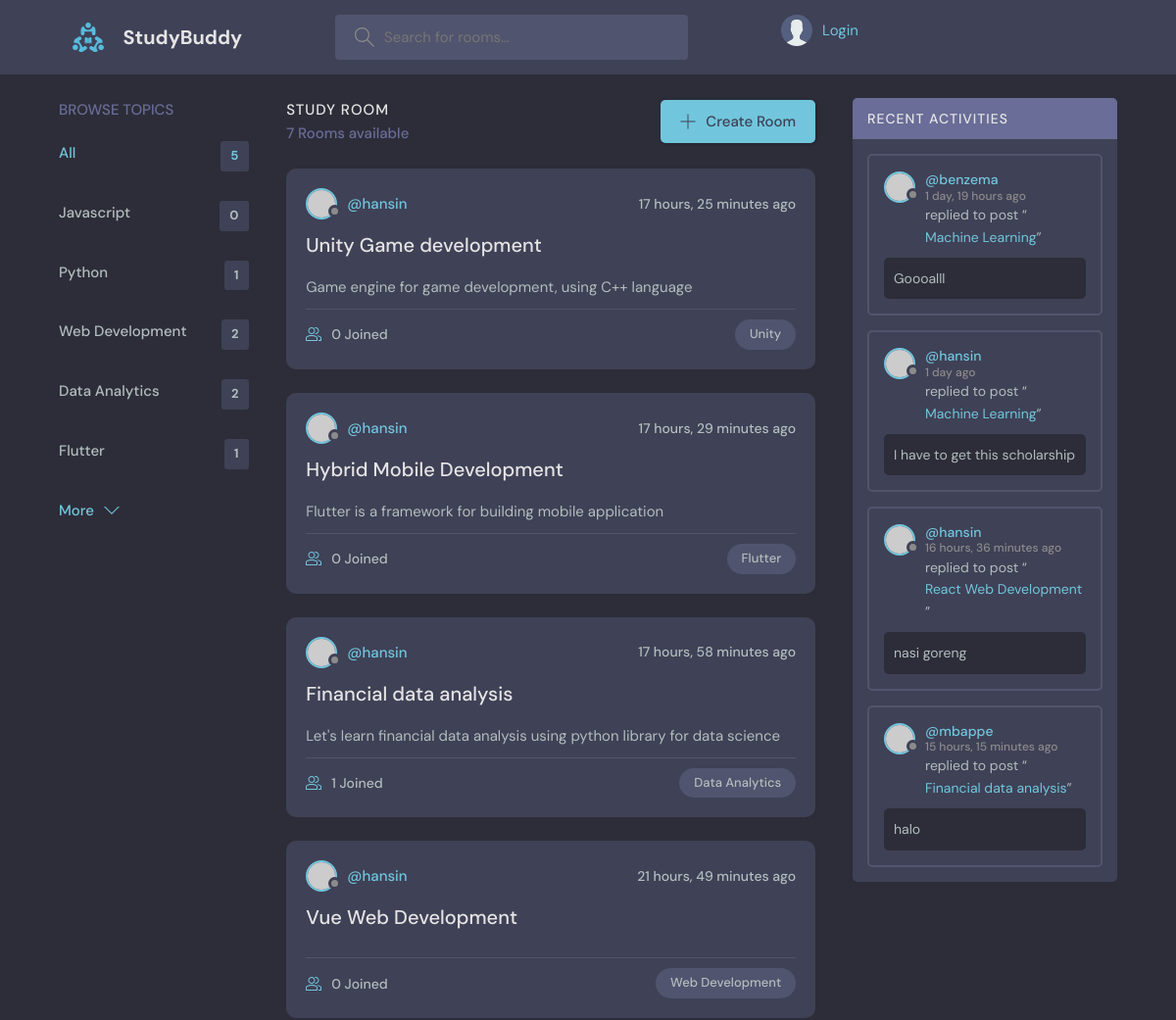
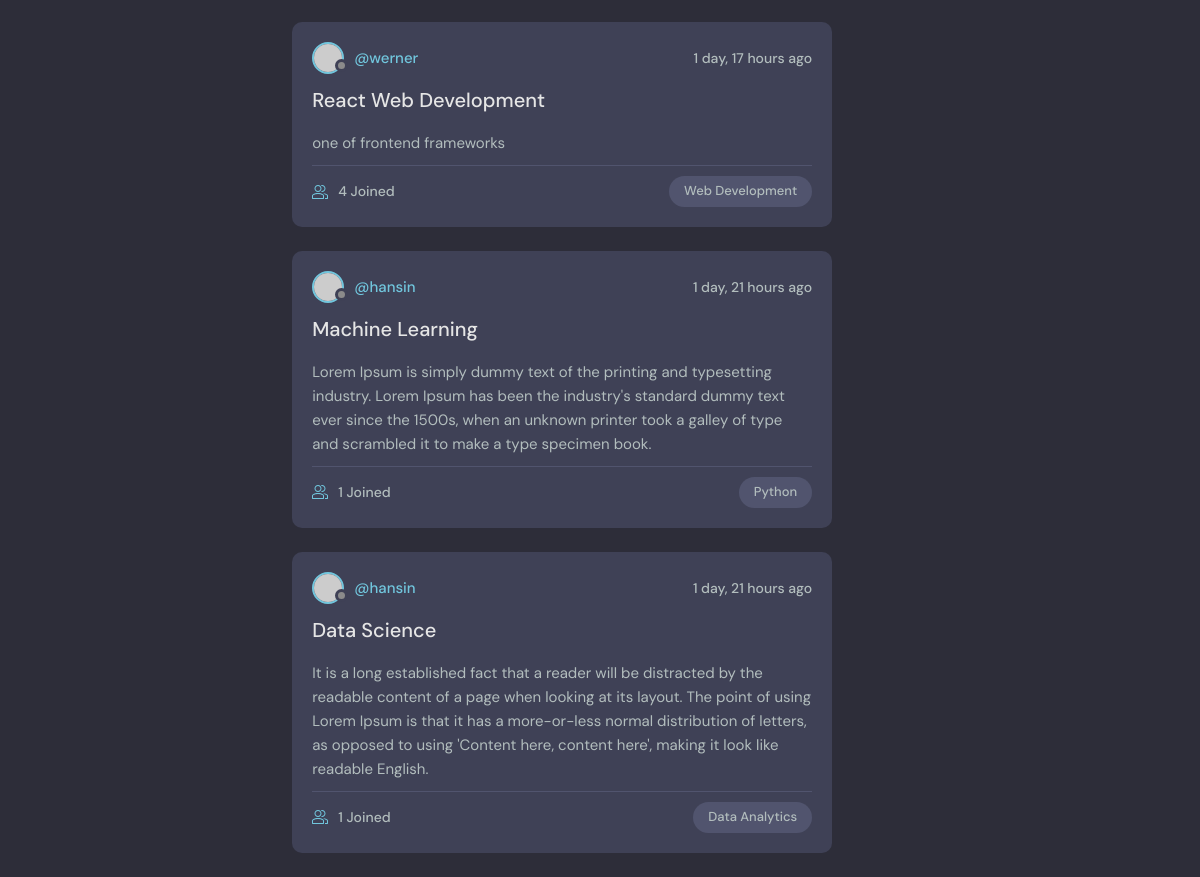
The page / on the database its author committed (2 pictures, top to bottom).
### base/models.py (models this page shows, shortened)
class Topic(models.Model):
  name = models.CharField(max_length=200)

class Room(models.Model):
  host = models.ForeignKey(User, on_delete=models.SET_NULL, null=True)
  topic = models.ForeignKey(Topic, on_delete=models.SET_NULL, null=True)
  name = models.CharField(max_length=200)
  description = models.TextField(null=True, blank=True)
  participants = models.ManyToManyField(User, related_name='participants', blank=True)
  updated = models.DateTimeField(auto_now=True)
  created = models.DateTimeField(auto_now_add=True)
  class Meta:
    ordering = ['-updated', '-created']
  def __str__(self):
    return self.name

class Message(models.Model):
  user = models.ForeignKey(User, on_delete=models.CASCADE)
  room = models.ForeignKey(Room, on_delete=models.CASCADE)
  body = models.TextField()
  updated = models.DateTimeField(auto_now=True)
  created = models.DateTimeField(auto_now_add=True)
  class Meta:
    ordering: ['-updated', '-created']

### base/views.py (the view)
# urls.py: path('', views.home, name = 'home'),
def home(request):
    q = request.GET.get('q') if request.GET.get('q') != None else ''
    rooms = Room.objects.filter(
        Q(topic__name__icontains=q) |
        Q(name__icontains=q) |
        Q(description__icontains=q)
    )
    topics = Topic.objects.all()[0:5]
    room_count = rooms.count()
    room_messages = Message.objects.filter(Q(room__topic__name__icontains=q))
    context = {'q': q, 'room_messages': room_messages, 'rooms': rooms, 'topics': topics, 'room_count': room_count}
    return render(request, 'base/home.html', context)

### base/templates/base/home.html (shortened to what this page needs)
{% extends 'main.html' %}
{% block content %}
<main class="layout layout--3">
  <div class="container">
    {% include 'base/topic_component.html' %}
    <div class="roomList">
      <div class="roomList__header">
        <div>
          <h2>Study Room</h2>
          <p>{{room_count}} Rooms available</p>
        </div>
        <a class="btn btn--main" href="{% url 'create-room' %}">
          <svg version="1.1" xmlns="http://www.w3.org/2000/svg" width="32" height="32" viewBox="0 0 32 32">
            <title>add</title>
            <path
              d="M16.943 0.943h-1.885v14.115h-14.115v1.885h14.115v14.115h1.885v-14.115h14.115v-1.885h-14.115v-14.115z"
            ></path>
          </svg>
          Create Room
        </a>
      </div>
      {% include 'base/feed_component.html' %}
    </div>
    {% include 'base/activity_component.html' %}
  </div>
</main>
{% endblock content %}

### base/templates/base/topic_component.html
<div class="topics">
  <div class="topics__header">
    <h2>Browse Topics</h2>
  </div>
  <ul class="topics__list">
    <li>
      <a href="{% url 'home' %}" class="active">All <span>{{topics.count}}</span></a>
    </li>
    {% for topic in topics %}
    <li>
      <a href="{% url 'home' %}?q={{topic.name}}">{{topic.name}} <span>{{topic.room_set.all.count}}</span></a>
    </li>
    {% endfor %}
  </ul>
  <a class="btn btn--link" href="{% url 'topics' %}">
    More
    <svg version="1.1" xmlns="http://www.w3.org/2000/svg" width="32" height="32" viewBox="0 0 32 32">
      <title>chevron-down</title>
      <path d="M16 21l-13-13h-3l16 16 16-16h-3l-13 13z"></path>
    </svg>
  </a>
</div>

### base/templates/base/feed_component.html (shortened to what this page needs)
{% for room in rooms %}
<div class="roomListRoom">
  <div class="roomListRoom__header">
    <a href="{% url 'user-profile' room.host.id %}" class="roomListRoom__author">
      <div class="avatar avatar--small">
        <img src="https://randomuser.me/api/portraits/women/11.jpg" />
      </div>
      <span>@{{room.host.username}}</span>
    </a>
    <div class="roomListRoom__actions">
      <span>{{room.created|timesince}} ago</span>
    </div>
  </div>
  <div class="roomListRoom__content">
    <a href="{% url 'room' room.id %}">{{ room.name }}</a>
    <p>
      {{ room.description }}
    </p>
  </div>
  <div class="roomListRoom__meta">
    <a href="{% url 'room' room.id %}" class="roomListRoom__joined">
      {{room.participants.all.count}} Joined
    </a>
    <p class="roomListRoom__topic">{{room.topic.name}}</p>
  </div>
</div>
{% endfor %}

### base/templates/base/activities.html (shortened to what this page needs)
{% for message in room_messages %}
<div class="activities__box">
  <div class="activities__boxHeader roomListRoom__header">
    <a href="{% url 'user-profile' message.user.id %}" class="roomListRoom__author">
      <div class="avatar avatar--small">
        <img src="https://randomuser.me/api/portraits/women/11.jpg" />
      </div>
      <p>
        @{{message.user.username}}
        <span>{{message.created|timesince}} ago</span>
      </p>
    </a>
  </div>
  <div class="activities__boxContent">
    <p>replied to post “<a href="{% url 'room' message.room.id %}">{{message.room}}</a>”</p>
    <div class="activities__boxRoomContent">
      {{message.body}}
    </div>
  </div>
</div>
{% endfor %}

### rows shown on the page
Topic: name "Javascript", room_set.all.count "0"
Topic: name "Python", room_set.all.count "1"
Topic: name "Web Development", room_set.all.count "2"
Topic: name "Data Analytics", room_set.all.count "2"
Topic: name "Flutter", room_set.all.count "1"
Room: host.username "hansin", created "17 hours, 25 minutes", name "Unity Game development", description "Game engine for game development, using C++ language", participants.all.count "0", topic.name "Unity"
Room: host.username "hansin", created "17 hours, 29 minutes", name "Hybrid Mobile Development", description "Flutter is a framework for building mobile application", participants.all.count "0", topic.name "Flutter"
Room: host.username "hansin", created "17 hours, 58 minutes", name "Financial data analysis", description "Let's learn financial data analysis using python library for data science", participants.all.count "1", topic.name "Data Analytics"
Room: host.username "hansin", created "21 hours, 49 minutes", name "Vue Web Development", participants.all.count "0", topic.name "Web Development"
Room: host.username "werner", created "1 day, 17 hours", name "React Web Development", description "one of frontend frameworks", participants.all.count "4", topic.name "Web Development"
Room: host.username "hansin", created "1 day, 21 hours", name "Machine Learning", description "Lorem Ipsum is simply dummy text of the printing and typesetting industry. Lorem Ipsum has been the industry's standard dummy text ever since the 1500s, when an unknown printer took a galley of type and scrambled it to make a type specimen book.", participants.all.count "1", topic.name "Python"
Room: host.username "hansin", created "1 day, 21 hours", name "Data Science", description "It is a long established fact that a reader will be distracted by the readable content of a page when looking at its layout. The point of using Lorem Ipsum is that it has a more-or-less normal distribution of letters, as opposed to using 'Content here, content here', making it look like readable English.", participants.all.count "1", topic.name "Data Analytics"
Message: user.username "benzema", created "1 day, 19 hours", room "Machine Learning", body "Goooalll"
Message: user.username "hansin", created "1 day", room "Machine Learning", body "I have to get this scholarship"
Message: user.username "hansin", created "16 hours, 36 minutes", room "React Web Development", body "nasi goreng"
Message: user.username "mbappe", created "15 hours, 15 minutes", room "Financial data analysis", body "halo"

### other values the page prints
{{ topics.count }} "5"
{{ room_count }} "7"
